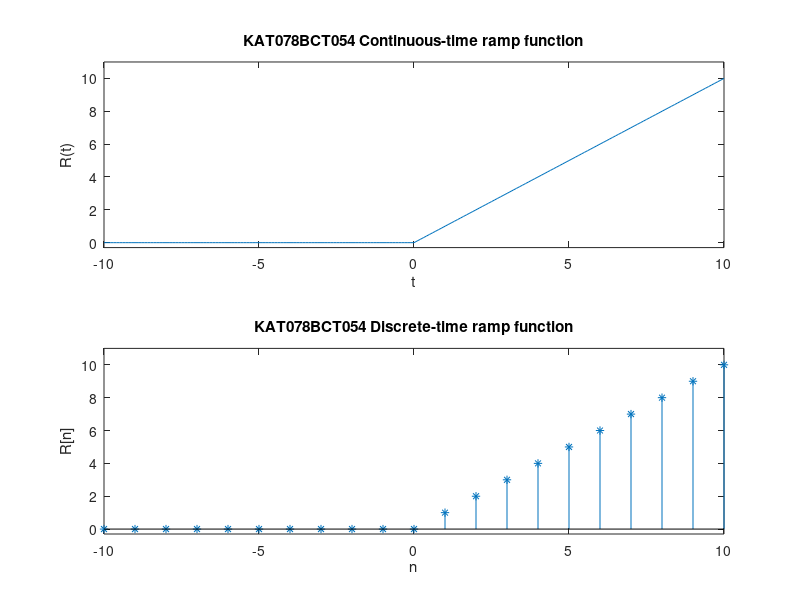

MATLAB code to generate this figure:
t = -10:0.1:10;
for k = 1:length(t)
    if t(k) < 0
          ramp_t(k) = 0;
    else
        ramp_t(k) = t(k);
    endif
end
subplot(2,1,1);
plot(t, ramp_t);
axis([-10 10 -0.3 11]);
title('KAT078BCT054 Continuous-time ramp function');
xlabel('t'); ylabel('R(t)');

n = -10:10;
for k = 1:length(n)
    if n(k) < 0
        ramp_n(k) = 0;
    else
        ramp_n(k) = n(k);
    endif
end
subplot(2,1,2);
stem(n, ramp_n,'*');
axis([-10 10 -0.3 11]);
title('KAT078BCT054 Discrete-time ramp function');
xlabel('n'); ylabel('R[n]');